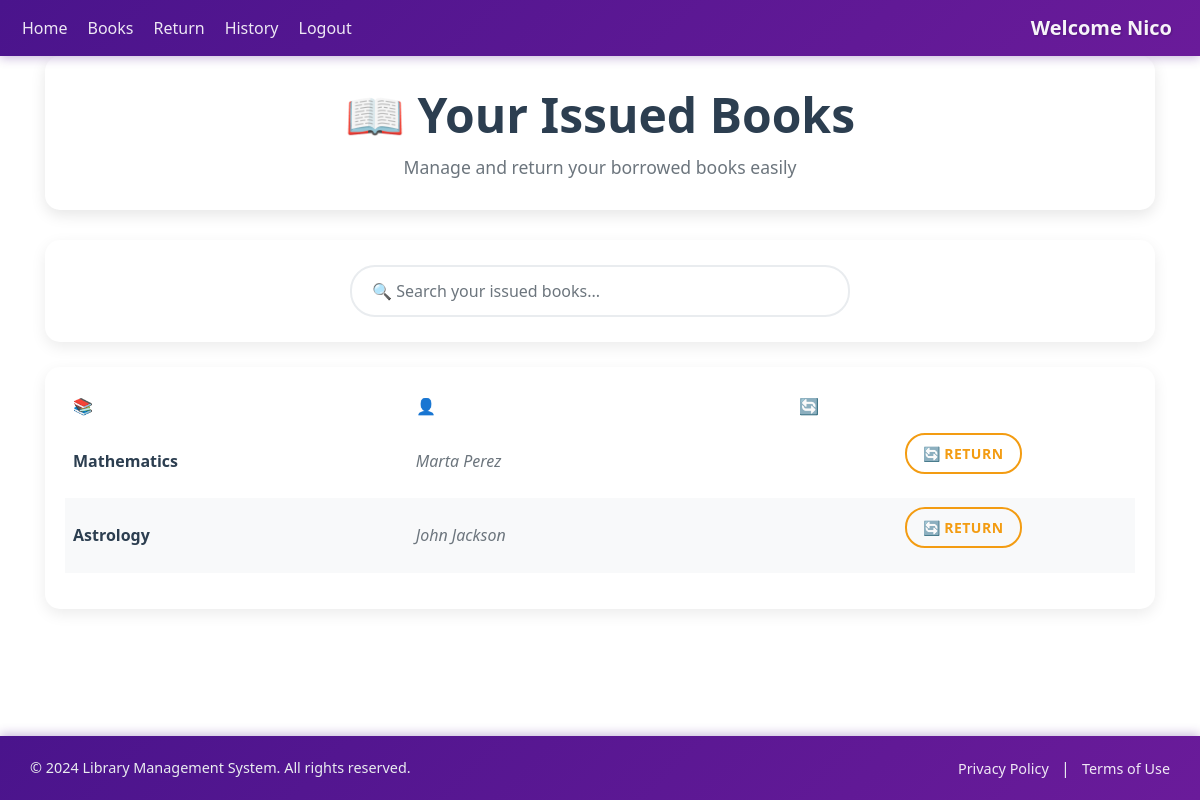
Screenshot of /return_item (signed in) with the database file from the repository.
### polls/models.py (models this page shows, shortened)
class Book(models.Model):
    book_name = models.CharField(max_length=150)
    author_name = models.CharField(max_length=200)
    quantity = models.IntegerField(default=1)
    subject = models.CharField(max_length=2000)
    book_add_time = models.TimeField(default=timezone.now())
    book_add_date = models.DateField(default=date.today())
    class Meta:
        unique_together = ("book_name", "author_name")

### polls/views.py (the view, shortened to what this page needs)
# urls.py: path("return_item", views.return_item, name="return_item"),
@login_required(login_url="login")
def return_item(request):
    my_items = IssuedItem.objects.filter(
        user_id=request.user, return_date__isnull=True
    ).values_list("book_id")
    books = Book.objects.exclude(~Q(id__in=my_items))
    params = {"books": books}
    return render(request, "return_item.html", params)

### polls/templates/return_item.html (shortened to what this page needs)
{% extends 'base.html' %} {% block content %}
<div class="container">
  <div class="page-header">
    <h1 class="display-5 fw-bold">📖 Your Issued Books</h1>
    <p class="page-subtitle">Manage and return your borrowed books easily</p>
  </div>
  <div class="search-wrapper">
    <div class="input-group">
      <input
        id="search"
        type="search"
        class="form-control"
        placeholder="🔍 Search your issued books..."
        aria-label="Search"
        aria-describedby="search-addon"
      />
    </div>
  </div>
  <div class="table-wrapper">
    <table class="table">
      <thead>
        <tr>
          <th scope="col">📚 Book Name</th>
          <th scope="col">👤 Author Name</th>
          <th scope="col">🔄 Action</th>
        </tr>
      </thead>
      <tbody id="table_data">
        {% for book in books %}
        <tr>
          <td><span class="book-name">{{book.book_name}}</span></td>
          <td><span class="author-name">{{book.author_name}}</span></td>
          <td>
            <center>
              <form action="return_item" method="post">
                <button type="submit" class="btn btn-outline-warning btn-sm">
                  <b>🔄 Return</b>
                </button>
              </form>
            </center>
          </td>
        </tr>
        {% endfor %}
      </tbody>
    </table>
  </div>
</div>
{% endblock %}

### polls/templates/base.html (shortened to what this page needs)
{% load static %}
<!DOCTYPE html>
<html lang="en">
<head>
   <link href="https://cdn.jsdelivr.net/npm/bootstrap@5.2.3/dist/css/bootstrap.min.css" rel="stylesheet">
</head>
<body>
   <nav class="navbar navbar-expand-lg navbar-dark">
       <div class="container-fluid">
           <div class="collapse navbar-collapse" id="navbarSupportedContent">
               <ul class="navbar-nav me-auto mb-2 mb-lg-0">
                   {% if not user.is_authenticated %}
                   <li class="nav-item">
                       <a class="nav-link" href="/login">Login</a>
                   </li>
                   <li class="nav-item">
                       <a class="nav-link" href="/register">Register</a>
                   </li>
                   {% else %}
                   <li class="nav-item">
                       <a class="nav-link" href="/">Home</a>
                   </li>
                   <li class="nav-item">
                       <a class="nav-link" href="issue">Books</a>
                   </li>
                   <li class="nav-item">
                       <a class="nav-link" href="return_item">Return</a>
                   </li>
                   <li class="nav-item">
                       <a class="nav-link" href="history">History</a>
                   </li>
                   <li class="nav-item">
                       <a class="nav-link" href="logout">Logout</a>
                   </li>
                   {% endif %}
               </ul>
           </div>
           {% if user.is_authenticated %}
           <a class="navbar-brand" href="#">Welcome {{request.user.first_name}}</a>
           {% endif %}
       </div>
   </nav>
<div class="content-wrapper">
   {% block content %}
   {% endblock %}
</div>
   <footer>
        <div class="container-fluid">
            <div class="row">
                <div class="col-12 col-md-6">
                    <p class="mb-0">&copy; 2024 Library Management System. All rights reserved.</p>
                </div>
                <div class="col-12 col-md-6 text-md-end">
                    <div class="footer-links">
                        <a href="#">Privacy Policy</a>
                        <span class="mx-2">|</span>
                        <a href="#">Terms of Use</a>
                    </div>
                </div>
            </div>
        </div>
    </footer>
</body>
</html>

### polls/templates/base.html (style rules this page uses)
:root { --bs-primary: #BA68C8; --bs-primary-rgb: 186, 104, 200; }
body { background-color: linear-gradient(#89b4f4, #cf7ade); background-repeat: no-repeat; background-size: cover; padding-top: 0; }
html, body { height: 100%; margin: 0; }
body { display: flex; flex-direction: column; }
.navbar { position: relative; z-index: 1030; }
.content-wrapper { flex: 1 0 auto; }
.navbar { background: linear-gradient(135deg, #4a148c 0%, #6a1b9a 100%) !important; box-shadow: 0 2px 10px rgba(74, 20, 140, 0.3); border: none; }
footer { flex-shrink: 0; color: #e9ecef; background: linear-gradient(135deg, #4a148c 0%, #6a1b9a 100%); min-height: 60px; width: 100vw; margin: 0; padding: 15px 0; position: relative; left: 50%; right: 50%; margin-left: -50vw; margin-right: -50vw; box-shadow: 0 -2px 10px rgba(74, 20, 140, 0.3); }
footer .container-fluid { height: 100%; padding: 0 15px; max-width: 100%; }
footer .row { margin: 0; align-items: center; min-height: 30px; }
footer .col-md-6 { padding: 5px 15px; }
footer p { margin: 0; line-height: 1.4; font-size: 0.9rem; }
footer a { color: #e9ecef; text-decoration: none; font-size: 0.9rem; }
.nav-link { color: rgba(255, 255, 255, 0.9) !important; font-weight: 500; transition: all 0.3s ease; border-radius: 8px; margin: 0 2px; }
.navbar .nav-link { color: rgba(255, 255, 255, 0.9) !important; }
.navbar-brand { color: rgba(255, 255, 255, 0.95) !important; font-weight: 600; text-shadow: 1px 1px 2px rgba(0,0,0,0.2); transition: all 0.3s ease; }
footer a { color: rgba(255, 255, 255, 0.9); transition: all 0.3s ease; }

### polls/templates/return_item.html (style rules this page uses)
body { background: white; background-attachment: fixed; background-repeat: no-repeat; min-height: 100vh; }
.container { width: 100%; padding-right: 15px; padding-left: 15px; margin-right: auto; margin-left: auto; }
.page-header { background: white; padding: 30px; border-radius: 15px; box-shadow: 0 5px 15px rgba(0,0,0,0.1); margin-bottom: 30px; text-align: center; }
.page-header h1 { color: #2c3e50; margin-bottom: 10px; }
.page-subtitle { color: #6c757d; font-size: 1.1rem; margin: 0; }
.search-wrapper { background: white; padding: 25px; border-radius: 15px; box-shadow: 0 5px 15px rgba(0,0,0,0.08); margin-bottom: 25px; }
.input-group { width: 100%; margin-bottom: 0; max-width: 500px; margin: 0 auto; }
#search { border: 2px solid #e9ecef; border-radius: 25px; padding: 12px 20px; font-size: 1rem; transition: all 0.3s ease; }
.table-wrapper { background: white; border-radius: 15px; box-shadow: 0 5px 15px rgba(0,0,0,0.08); overflow: hidden; padding: 20px; }
table { border-collapse: separate; border-spacing: 0; border-radius: 10px; width: 100%; border: none; margin-bottom: 0; }
thead { background: linear-gradient(45deg, #f39c12, #e67e22); color: white; }
th { text-align: left; padding: 16px; font-weight: 600; border: none; color: white; }
td { text-align: left; padding: 16px; border-bottom: 1px solid #f8f9fa; vertical-align: middle; }
tr:nth-child(even) { background-color: #f8f9fa; }
tr:nth-child(odd) { background-color: #ffffff; }
tbody tr { transition: all 0.2s ease; }
.btn-outline-warning { border: 2px solid #f39c12; color: #f39c12; border-radius: 20px; padding: 8px 16px; font-weight: 600; transition: all 0.3s ease; text-transform: uppercase; letter-spacing: 0.5px; }
.book-name { font-weight: 600; color: #2c3e50; }
.author-name { color: #6c757d; font-style: italic; }

### rows the page displays
Book: book_name "Mathematics", author_name "Marta Perez"
Book: book_name "Astrology", author_name "John Jackson"

### other values shown
{{ request.user.first_name }} "Nico"
